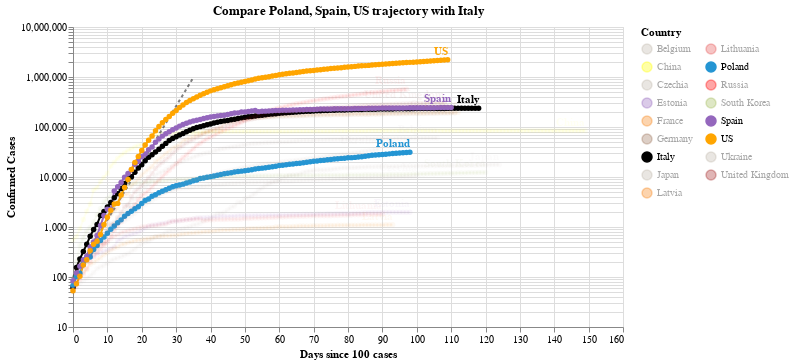

Here is the notebook cell this chart was saved with:
### Code cell
#hide_input
chart2 = make_since_chart(dff2, ['Poland', 'Spain', 'US'], baseline_countries)
chart2

### Figure 1 — Vega-Lite specification as saved in the notebook (floating-point values rounded to 4 significant figures; data arrays with more than 128 entries replaced by an {"elided": "..."} marker saying what was removed)
{"config": {"view": {"continuousWidth": 400, "continuousHeight": 300}}, "layer": [{"data": {"name": "data-628230001892d6798b50651be41d1b3e"}, "mark": {"type": "line", "color": "black", "opacity": 0.5, "strokeDash": [3, 3]}, "encoding": {"x": {"type": "quantitative", "field": "Days since 100 cases"}, "y": {"type": "quantitative", "field": "Confirmed Cases"}}}, {"data": {"name": "data-d9fd48fad630243315015e8b3693fda8"}, "mark": {"type": "line", "point": true}, "encoding": {"color": {"type": "nominal", "field": "Country", "legend": {"columns": 2}, "scale": {"domain": ["Belgium", "China", "Czechia", "Estonia", "France", "Germany", "Italy", "Japan", "Latvia", "Lithuania", "Poland", "Russia", "South Korea", "Spain", "US", "Ukraine", "United Kingdom"], "range": ["#C1B7AD", "yellow", "#C1B7AD", "#9467bd", "#F58518", "#9D755D", "black", "#C1B7AD", "#F58518", "#E45756", "#2495D3", "red", "#A1BA59", "#9467bd", "orange", "#C1B7AD", "brown"]}}, "opacity": {"condition": {"value": 1, "selection": "selector004"}, "value": 0.05}, "tooltip": [{"type": "nominal", "field": "Country"}, {"type": "temporal", "field": "Date"}, {"type": "quantitative", "field": "Confirmed Cases"}, {"type": "quantitative", "field": "Days since 100 cases"}], "x": {"type": "quantitative", "field": "Days since 100 cases"}, "y": {"type": "quantitative", "field": "Confirmed Cases", "scale": {"type": "log"}}}, "selection": {"selector004": {"type": "multi", "fields": ["Country"], "bind": "legend", "init": [{"Country": "Poland"}, {"Country": "Spain"}, {"Country": "US"}, {"Country": "Italy"}]}}, "width": 550}, {"data": {"name": "data-d9fd48fad630243315015e8b3693fda8"}, "mark": {"type": "text", "align": "right", "dy": -8, "fontWeight": "bold"}, "encoding": {"color": {"type": "nominal", "field": "Country", "legend": {"columns": 2}, "scale": {"domain": ["Belgium", "China", "Czechia", "Estonia", "France", "Germany", "Italy", "Japan", "Latvia", "Lithuania", "Poland", "Russia", "South Korea", "Spain", "US", "Ukraine", "United Kingdom"], "range": ["#C1B7AD", "yellow", "#C1B7AD", "#9467bd", "#F58518", "#9D755D", "black", "#C1B7AD", "#F58518", "#E45756", "#2495D3", "red", "#A1BA59", "#9467bd", "orange", "#C1B7AD", "brown"]}}, "opacity": {"condition": {"value": 1, "selection": "selector004"}, "value": 0.05}, "text": {"type": "nominal", "field": "Country"}, "tooltip": [{"type": "nominal", "field": "Country"}, {"type": "temporal", "field": "Date"}, {"type": "quantitative", "field": "Confirmed Cases"}, {"type": "quantitative", "field": "Days since 100 cases"}], "x": {"type": "quantitative", "field": "Days since 100 cases"}, "y": {"type": "quantitative", "field": "Confirmed Cases", "scale": {"type": "log"}}}, "transform": [{"filter": "(datum['Date'] >= 1592524800000)"}], "width": 550}], "title": "Compare Poland, Spain, US trajectory with Italy", "$schema": "https://vega.github.io/schema/vega-lite/v4.0.2.json", "datasets": {"data-628230001892d6798b50651be41d1b3e": [{"Days since 100 cases": 0, "Confirmed Cases": 100.0}, {"Days since 100 cases": 1, "Confirmed Cases": 130.0}, {"Days since 100 cases": 2, "Confirmed Cases": 169.0}, {"Days since 100 cases": 3, "Confirmed Cases": 219.7}, {"Days since 100 cases": 4, "Confirmed Cases": 285.6}, {"Days since 100 cases": 5, "Confirmed Cases": 371.3}, {"Days since 100 cases": 6, "Confirmed Cases": 482.7}, {"Days since 100 cases": 7, "Confirmed Cases": 627.5}, {"Days since 100 cases": 8, "Confirmed Cases": 815.7}, {"Days since 100 cases": 9, "Confirmed Cases": 1060.0}, {"Days since 100 cases": 10, "Confirmed Cases": 1379.0}, {"Days since 100 cases": 11, "Confirmed Cases": 1792.0}, {"Days since 100 cases": 12, "Confirmed Cases": 2330.0}, {"Days since 100 cases": 13, "Confirmed Cases": 3029.0}, {"Days since 100 cases": 14, "Confirmed Cases": 3937.0}, {"Days since 100 cases": 15, "Confirmed Cases": 5119.0}, {"Days since 100 cases": 16, "Confirmed Cases": 6654.0}, {"Days since 100 cases": 17, "Confirmed Cases": 8650.0}, {"Days since 100 cases": 18, "Confirmed Cases": 11250.0}, {"Days since 100 cases": 19, "Confirmed Cases": 14620.0}, {"Days since 100 cases": 20, "Confirmed Cases": 19000.0}, {"Days since 100 cases": 21, "Confirmed Cases": 24710.0}, {"Days since 100 cases": 22, "Confirmed Cases": 32120.0}, {"Days since 100 cases": 23, "Confirmed Cases": 41750.0}, {"Days since 100 cases": 24, "Confirmed Cases": 54280.0}, {"Days since 100 cases": 25, "Confirmed Cases": 70560.0}, {"Days since 100 cases": 26, "Confirmed Cases": 91730.0}, {"Days since 100 cases": 27, "Confirmed Cases": 119300.0}, {"Days since 100 cases": 28, "Confirmed Cases": 155000.0}, {"Days since 100 cases": 29, "Confirmed Cases": 201500.0}, {"Days since 100 cases": 30, "Confirmed Cases": 262000.0}, {"Days since 100 cases": 31, "Confirmed Cases": 340600.0}, {"Days since 100 cases": 32, "Confirmed Cases": 442800.0}, {"Days since 100 cases": 33, "Confirmed Cases": 575600.0}, {"Days since 100 cases": 34, "Confirmed Cases": 748300.0}, {"Days since 100 cases": 35, "Confirmed Cases": 972800.0}], "data-d9fd48fad630243315015e8b3693fda8": {"elided": "1849 records"}}}
